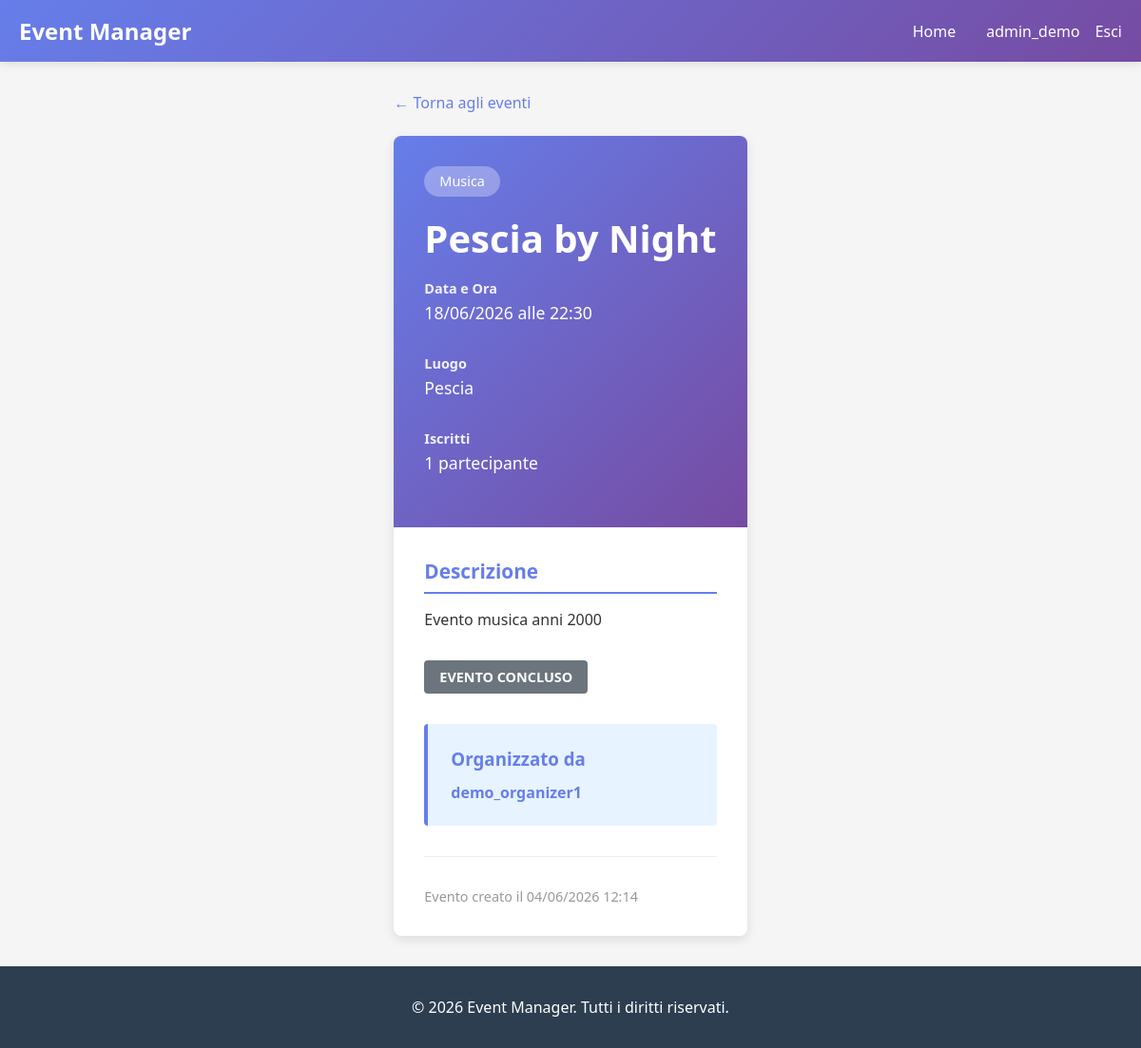
/events/1/ (signed in), run on an earlier commit of the app's database.
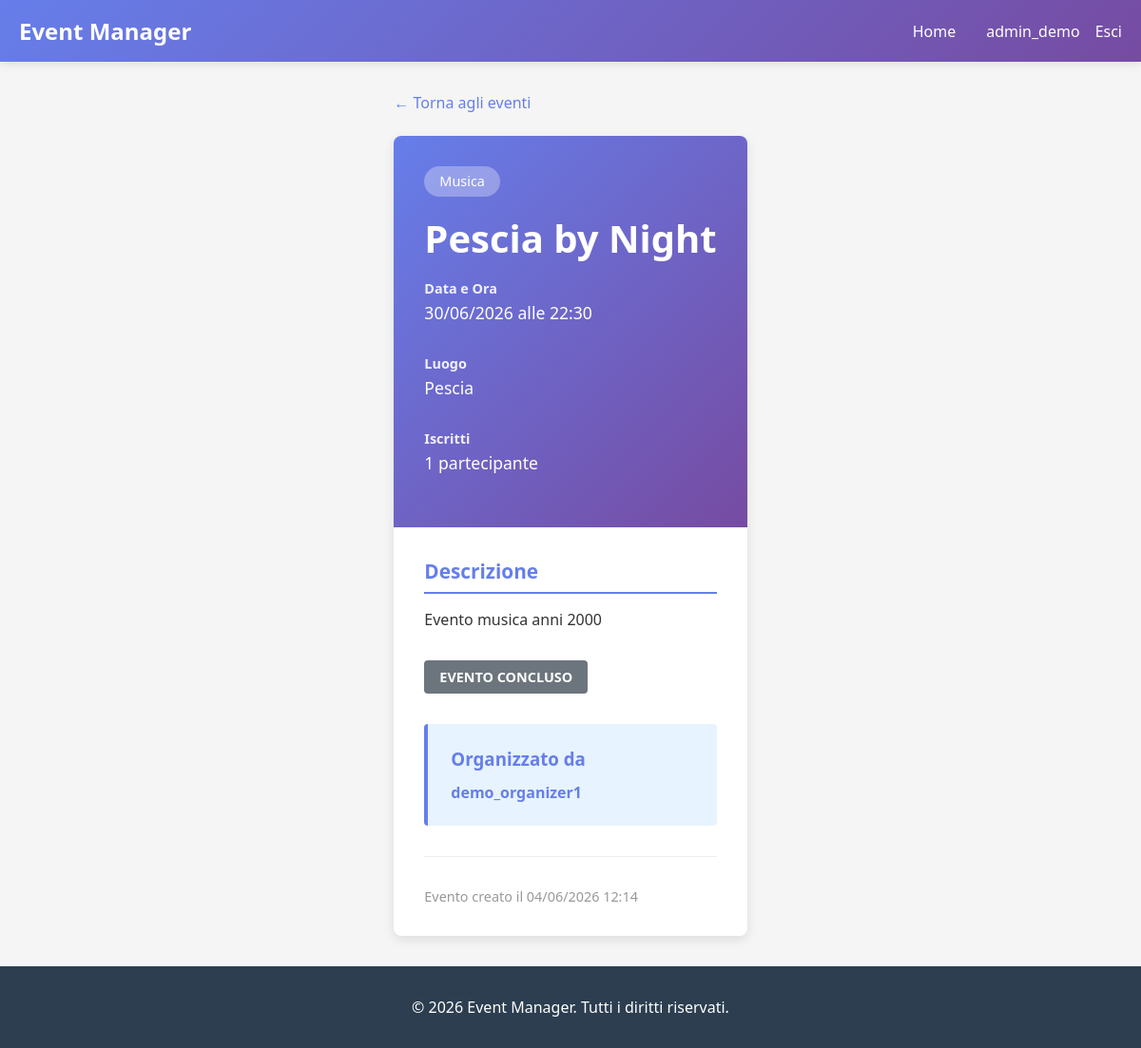
And on a later commit of the database.
### events/models.py (models this page shows, shortened)
class Event(models.Model):
    title = models.CharField(max_length=200)
    description = models.TextField()
    date = models.DateTimeField()
    location = models.CharField(max_length=200)
    category = models.ForeignKey(
        Category,
        on_delete=models.SET_NULL,
        null=True,
        blank=True,
        related_name='events'
    )
    organizer = models.ForeignKey(
        settings.AUTH_USER_MODEL,
        on_delete=models.CASCADE,
        related_name='organized_events'
    )
    created_at = models.DateTimeField(auto_now_add=True)
    class Meta:
        ordering = ['date']

class Category(models.Model):
    name = models.CharField(max_length=100)
    class Meta:
        verbose_name_plural = "Categories"

### users/models.py (models this page shows, shortened)
class CustomUser(AbstractUser):
    ROLE_CHOICES = (
        ('attendee', 'Attendee'),
        ('organizer', 'Organizer'),
    )
    role = models.CharField(max_length=15, choices=ROLE_CHOICES, blank=False)
    bio = models.TextField(blank=True, null=True)
    email = models.EmailField(blank=False, unique=True)
    first_name = models.CharField(max_length=150, blank=False)
    last_name = models.CharField(max_length=150, blank=False)

### events/views.py (the view)
# urls.py: path('events/<int:pk>/', events_views.event_detail, name='event_detail'),
@login_required(login_url='login')
def event_detail(request, pk):
    event = get_object_or_404(Event, pk=pk)
    is_registered = False
    if request.user.is_authenticated:
        is_registered = Registration.objects.filter(event=event, attendee=request.user).exists()
    context = {
        'event': event,
        'is_registered': is_registered,
    }
    return render(request, 'event_detail.html', context)

### templates/event_detail.html (shortened to what this page needs)
{% extends "base.html" %}
{% block content %}
<a href="{% url 'event_list' %}" class="back-link">← Torna agli eventi</a>
<div class="event-detail-container">
    <div class="event-detail-header">
        {% if event.category %}
            <span class="event-category"> {{ event.category.name }}</span>
        {% endif %}
        <h1>{{ event.title }}</h1>
        <div class="event-meta">
            <div class="meta-item">
                <div class="meta-content">
                    <h3>Data e Ora</h3>
                    <p>{{ event.date|date:"d/m/Y \a\l\l\e H:i" }}</p>
                </div>
            </div>
            <div class="meta-item">
                <div class="meta-content">
                    <h3>Luogo</h3>
                    <p>{{ event.location }}</p>
                </div>
            </div>
            <div class="meta-item">
                <div class="meta-content">
                    <h3>Iscritti</h3>
                    <p>{{ event.registrations.count }} partecipante{{ event.registrations.count|pluralize }}</p>
                </div>
            </div>
        </div>
    </div>
    <div class="event-detail-body">
        <div class="event-description-section">
            <h2 class="section-title">Descrizione</h2>
            <p class="event-description">{{ event.description|linebreaks }}</p>
        </div>
        <div class="event-actions">
            {% now "Y-m-d H:i" as current_time %}
            {% if event.date|date:"Y-m-d H:i" < current_time %}
                <span class="status-badge status-concluded">Evento Concluso</span>
            {% endif %}
        </div>
        <div class="organizer-info">
            <h3>Organizzato da</h3>
            <div class="organizer-details">
                <p>
                    <strong><a href="{% url 'organizer_events' event.organizer.id %}" style="color: #667eea; text-decoration: none;">{{ event.organizer.username }}</a></strong>
                </p>
            </div>
        </div>
        <div style="margin-top: 2rem; padding-top: 2rem; border-top: 1px solid #eee; color: #999; font-size: 0.9rem;">
            <p>Evento creato il {{ event.created_at|date:"d/m/Y H:i" }}</p>
        </div>
    </div>
</div>
{% endblock %}

What changed in the data, as far as the page shows it:
changed Event "Pescia by Night": date "18/06/2026 alle 22:30" → "30/06/2026 alle 22:30"
